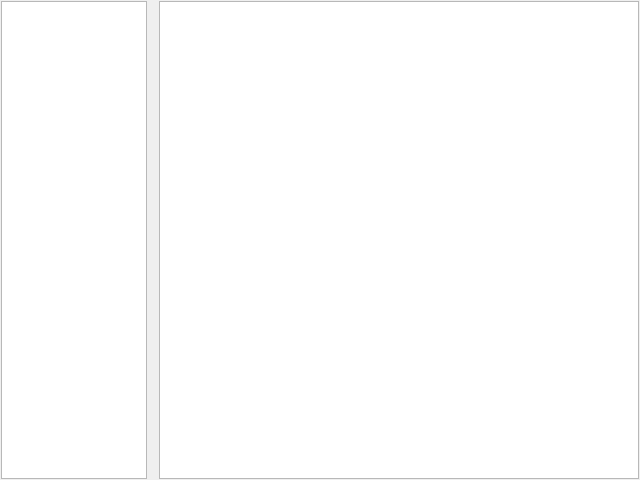
<?xml version="1.0" encoding="UTF-8"?>
<ui version="4.0">
 <class>ControlBlockTypeSelectView</class>
 <widget class="QWidget" name="ControlBlockTypeSelectView">
  <property name="geometry">
   <rect>
    <x>0</x>
    <y>0</y>
    <width>640</width>
    <height>480</height>
   </rect>
  </property>
  <property name="sizePolicy">
   <sizepolicy hsizetype="Expanding" vsizetype="Expanding">
    <horstretch>0</horstretch>
    <verstretch>0</verstretch>
   </sizepolicy>
  </property>
  <property name="windowTitle">
   <string>Form</string>
  </property>
  <layout class="QGridLayout" name="gridLayout_3">
   <property name="horizontalSpacing">
    <number>10</number>
   </property>
   <property name="margin">
    <number>0</number>
   </property>
   <item row="0" column="0">
    <widget class="QWidget" name="widgetTree" native="true">
     <property name="sizePolicy">
      <sizepolicy hsizetype="Preferred" vsizetype="Preferred">
       <horstretch>0</horstretch>
       <verstretch>0</verstretch>
      </sizepolicy>
     </property>
     <layout class="QGridLayout" name="gridLayout">
      <property name="margin">
       <number>1</number>
      </property>
      <item row="0" column="0">
       <widget class="TreeView" name="treeView">
        <property name="minimumSize">
         <size>
          <width>100</width>
          <height>0</height>
         </size>
        </property>
        <property name="autoScrollMargin">
         <number>8</number>
        </property>
        <property name="indentation">
         <number>0</number>
        </property>
        <property name="headerHidden">
         <bool>true</bool>
        </property>
       </widget>
      </item>
     </layout>
    </widget>
   </item>
   <item row="0" column="1">
    <widget class="QWidget" name="widgetTable" native="true">
     <property name="sizePolicy">
      <sizepolicy hsizetype="Preferred" vsizetype="Preferred">
       <horstretch>0</horstretch>
       <verstretch>0</verstretch>
      </sizepolicy>
     </property>
     <layout class="QGridLayout" name="gridLayout_2">
      <property name="margin">
       <number>1</number>
      </property>
      <item row="0" column="0">
       <widget class="TableView" name="tableView">
        <property name="minimumSize">
         <size>
          <width>480</width>
          <height>0</height>
         </size>
        </property>
        <attribute name="horizontalHeaderHighlightSections">
         <bool>false</bool>
        </attribute>
       </widget>
      </item>
     </layout>
    </widget>
   </item>
  </layout>
 </widget>
 <customwidgets>
  <customwidget>
   <class>TreeView</class>
   <extends>QTreeView</extends>
   <header>TypeItemView.h</header>
  </customwidget>
  <customwidget>
   <class>TableView</class>
   <extends>QTableView</extends>
   <header>TypeItemView.h</header>
  </customwidget>
 </customwidgets>
 <resources/>
 <connections/>
</ui>
